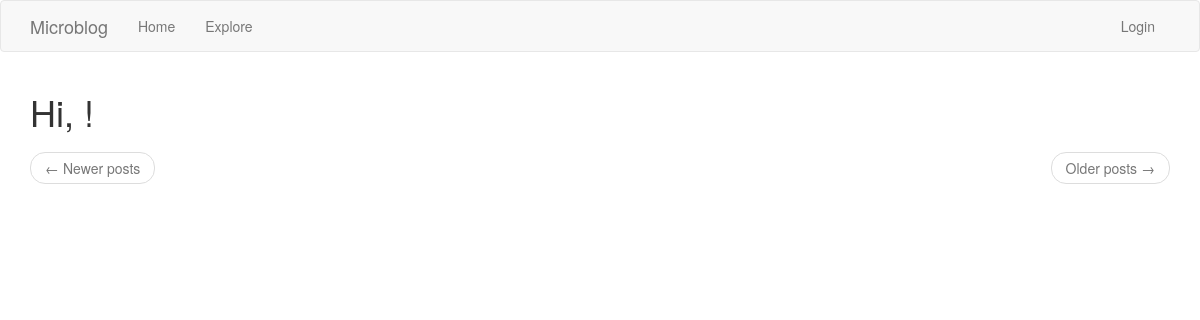
Before: /debug with the older database file.
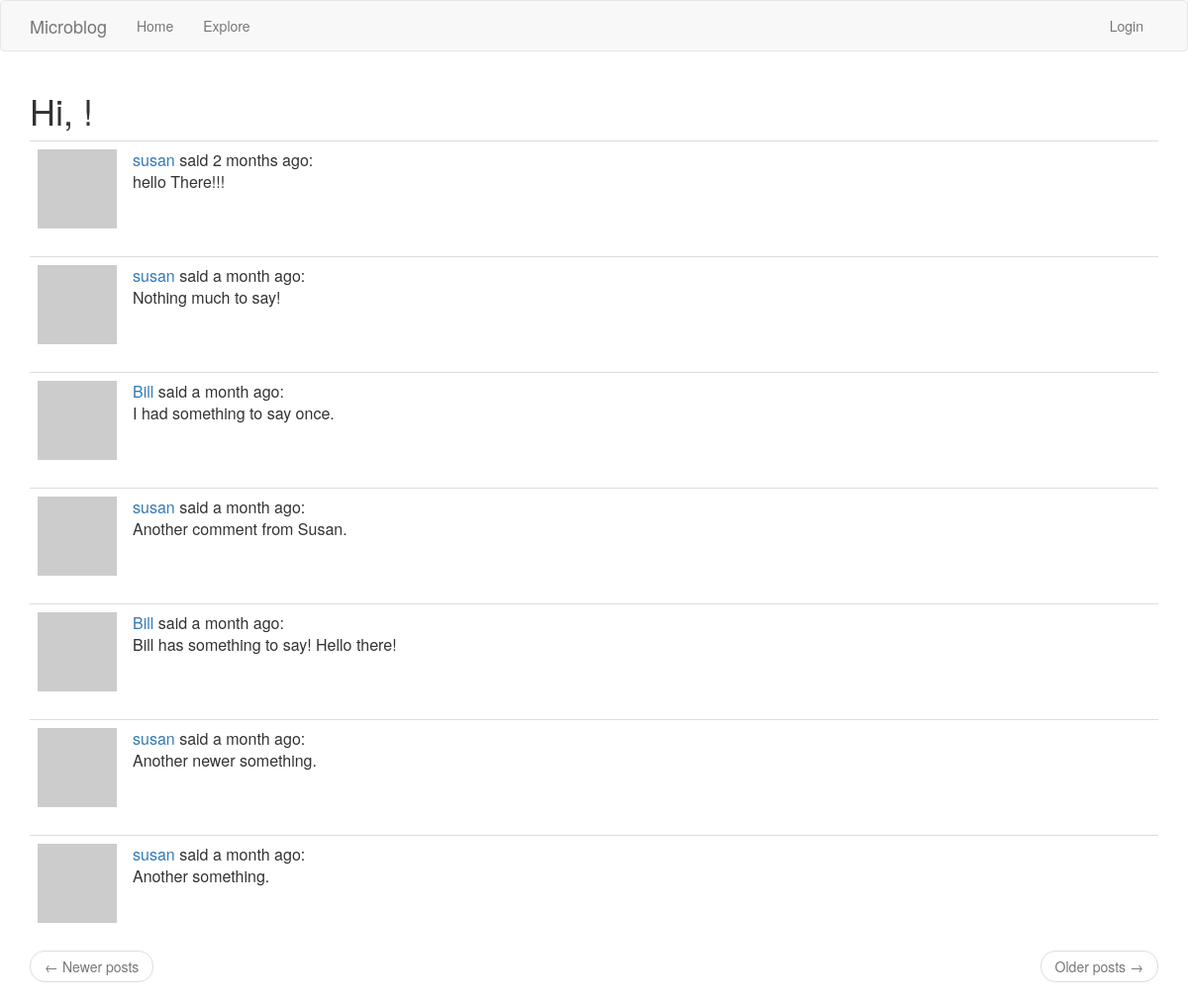
After: the same page with the newer database file.
### app/models.py (models this page shows, shortened)
class Post(db.Model):
    id = db.Column(db.Integer, primary_key=True)
    body = db.Column(db.String(140))
    timestamp = db.Column(db.DateTime, index=True, default=datetime.utcnow)
    user_id = db.Column(db.Integer, db.ForeignKey('user.id'))

class User(UserMixin, db.Model):
    id = db.Column(db.Integer, primary_key=True)
    username = db.Column(db.String(64), index=True, unique=True)
    email = db.Column(db.String(120), index=True, unique=True)
    password_hash = db.Column(db.String(128))
    posts = db.relationship('Post', backref='author', lazy='dynamic')
    about_me = db.Column(db.String(140))
    last_seen = db.Column(db.DateTime, default=datetime.utcnow)
    followed = db.relationship(
        'User', secondary=followers,
        primaryjoin=(followers.c.follower_id == id),
        secondaryjoin=(followers.c.followed_id == id),
        backref=db.backref('followers', lazy='dynamic'), lazy='dynamic')
    def avatar(self, size):
        digest = md5(self.email.lower().encode('utf-8')).hexdigest()
        return 'https://www.gravatar.com/avatar/{}?d=identicon&s={}'.format(
            digest, size)

### app/routes.py (the view)
@app.route('/debug')
def debug_it():
    posts = Post.query.all()
    return render_template('index.html', title='Explore', posts=posts)

### app/routes.py (called while the page is built)
@app.before_request
def before_request():
    if current_user.is_authenticated:
        current_user.last_seen = datetime.utcnow()
        db.session.commit()

### app/templates/index.html (shortened to what this page needs)
{% extends "base.html" %}
{% import 'bootstrap/wtf.html' as wtf %}
{% block app_content %}
    <h1>Hi, {{ current_user.username }}!</h1>
    {% for post in posts %}
        {% include '_post.html' %}
    {% endfor %}
    <nav aria-label="...">
        <ul class="pager">
            <li class="previous{% if not prev_url %} disabled{% endif %}">
                <a href="{{ prev_url or '#' }}">
                    <span aria-hidden="true">&larr;</span> Newer posts
                </a>
            </li>
            <li class="next{% if not next_url %} disabled{% endif %}">
                <a href="{{ next_url or '#' }}">
                    Older posts <span aria-hidden="true">&rarr;</span>
                </a>
            </li>
        </ul>
    </nav>
{% endblock %}

### app/templates/_post.html
    <table class="table table-hover">
        <tr>
            <td width="70px">
                <a href="{{ url_for('show_user', username=post.author.username) }}">
                    <img src="{{ post.author.avatar(70) }}" />
                </a>
            </td>
            <td>
                <a href="{{ url_for('show_user', username=post.author.username) }}">
                    {{ post.author.username }}
                </a>
                said {{ moment(post.timestamp).fromNow() }}:
                <br>
                {{ post.body }}
            </td>
        </tr>
    </table>

Changed rows visible on the page:
added Post: author.username "susan", timestamp "2 months ago", body "hello There!!!"
added Post: author.username "susan", timestamp "a month ago", body "Nothing much to say!"
added Post: author.username "Bill", timestamp "a month ago", body "I had something to say once."
added Post: author.username "susan", timestamp "a month ago", body "Another comment from Susan."
added Post: author.username "Bill", timestamp "a month ago", body "Bill has something to say! Hello there!"
added Post: author.username "susan", timestamp "a month ago", body "Another newer something."
added Post: author.username "susan", timestamp "a month ago", body "Another something."
